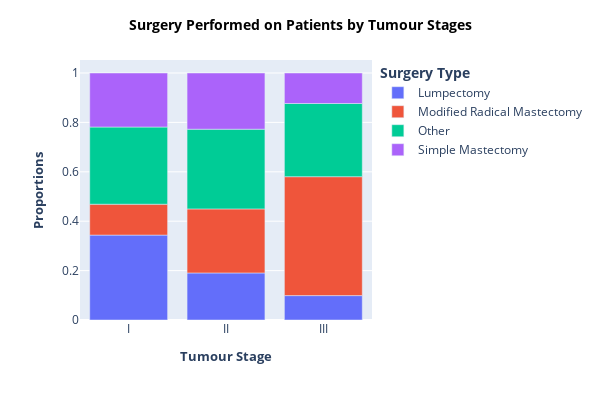

Write notebook code for a chart like this one.
### Code cell
# plot `Tumor_Stage` proportions by `Surgery_Type`
fig = px.bar(
    data_frame=final_df.groupby("Tumour_Stage").Surgery_type.value_counts(normalize=True, sort=True).unstack(),
    height=400,
    width=600
)

fig.update_layout(xaxis_title=dict(text='<b>Tumour Stage</b>',
                                   font=dict(
                                   size=13)),
                  yaxis_title=dict(text='<b>'"Proportions"'</b>',
                                   font=dict(
                                   size=13)),
                  legend_title_text='<b>Surgery Type</b>',
                  title=dict(text='<b>Surgery Performed on Patients by Tumour Stages</b>',
                             x=0.5,
                             y=0.95,
                             font=dict(
                                size=14,
                                color='#000000'
                             )),
                  hovermode="x"
)

fig.update_traces(hovertemplate=None)

fig.show()

### Figure 1 — Plotly figure (JSON) as saved in the notebook; plotly's stock layout.template omitted (floating-point values rounded to 4 significant figures)
{"data": [{"alignmentgroup": "True", "legendgroup": "Lumpectomy", "marker": {"color": "#636efa", "pattern": {"shape": ""}}, "name": "Lumpectomy", "offsetgroup": "Lumpectomy", "orientation": "v", "showlegend": true, "textposition": "auto", "type": "bar", "x": ["I", "II", "III"], "xaxis": "x", "y": [0.3438, 0.1905, 0.09877], "yaxis": "y"}, {"alignmentgroup": "True", "legendgroup": "Modified Radical Mastectomy", "marker": {"color": "#EF553B", "pattern": {"shape": ""}}, "name": "Modified Radical Mastectomy", "offsetgroup": "Modified Radical Mastectomy", "orientation": "v", "showlegend": true, "textposition": "auto", "type": "bar", "x": ["I", "II", "III"], "xaxis": "x", "y": [0.125, 0.2593, 0.4815], "yaxis": "y"}, {"alignmentgroup": "True", "legendgroup": "Other", "marker": {"color": "#00cc96", "pattern": {"shape": ""}}, "name": "Other", "offsetgroup": "Other", "orientation": "v", "showlegend": true, "textposition": "auto", "type": "bar", "x": ["I", "II", "III"], "xaxis": "x", "y": [0.3125, 0.3228, 0.2963], "yaxis": "y"}, {"alignmentgroup": "True", "legendgroup": "Simple Mastectomy", "marker": {"color": "#ab63fa", "pattern": {"shape": ""}}, "name": "Simple Mastectomy", "offsetgroup": "Simple Mastectomy", "orientation": "v", "showlegend": true, "textposition": "auto", "type": "bar", "x": ["I", "II", "III"], "xaxis": "x", "y": [0.2188, 0.2275, 0.1235], "yaxis": "y"}], "layout": {"barmode": "relative", "height": 400, "hovermode": "x", "legend": {"title": {"text": "<b>Surgery Type</b>"}, "tracegroupgap": 0}, "margin": {"t": 60}, "title": {"font": {"color": "#000000", "size": 14}, "text": "<b>Surgery Performed on Patients by Tumour Stages</b>", "x": 0.5, "y": 0.95}, "width": 600, "xaxis": {"anchor": "y", "domain": [0, 1], "title": {"font": {"size": 13}, "text": "<b>Tumour Stage</b>"}}, "yaxis": {"anchor": "x", "domain": [0, 1], "title": {"font": {"size": 13}, "text": "<b>Proportions</b>"}}}}
